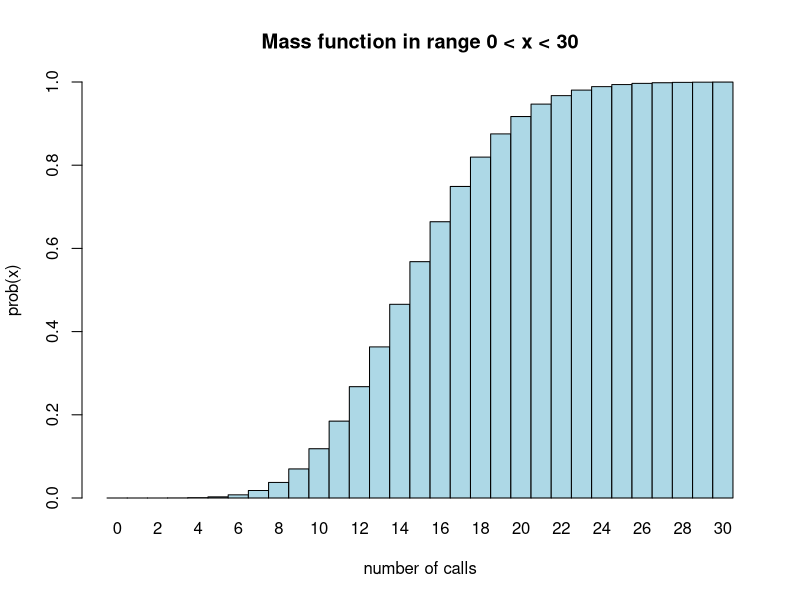

R code for this plot:
## ---- chunk 1
knitr::opts_chunk$set(echo = TRUE)
## ---- chunk 2
L <- 15 #Lambda value: average events (titi calls) in Poisson distribution.
x <- 1:8 #9 is the minimum number of calls required in the problem.

calls1 <- ppois(q = x, lambda = L) #We calculate the cumulative probability of hearing 1 call, 2 calls, 3 calls... till 8 calls.

1 - calls1

#We calculate the probability of NOT hearing 1 nor 2, nor 3... nor 8 calls. That means the probability of hearing more than 8 calls.

## ---- chunk 3

dpois(x = 0, lambda = L) #Probability of hearing no calls (x=0)


## ---- chunk 4

dpois(x = 3, lambda = L) #Probability of hearing 3 calls (x=3).

## ---- chunk 5

x <- c(0:30)

barplot(ppois(q = x, lambda = L), 
  ylim = 0:1, #Interval showed in the "Y" axis.
  space = 0,
  names.arg = x, #Used to label each bar of the plot.
  xlab = "number of calls", 
  ylab = "prob(x)", #Name of axis.
  main = "Mass function in range 0 < x < 30", #Title of the plot.
  col="light blue"
        )
#Bar Plot where it is represented the mass function in range 0 ≤ x ≤ 30.

## ---- chunk 6


